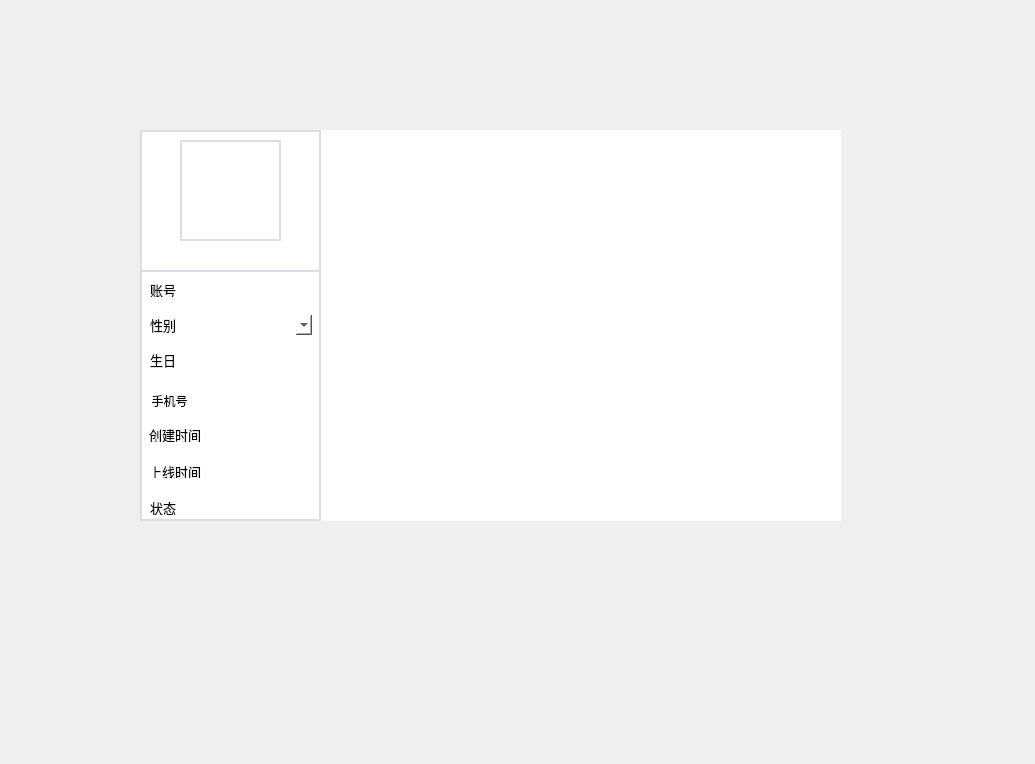
<?xml version="1.0" encoding="UTF-8"?>
<ui version="4.0">
 <class>PersonallnfoPageClass</class>
 <widget class="QWidget" name="PersonallnfoPageClass">
  <property name="geometry">
   <rect>
    <x>0</x>
    <y>0</y>
    <width>1035</width>
    <height>764</height>
   </rect>
  </property>
  <property name="windowTitle">
   <string>PersonallnfoPage</string>
  </property>
  <widget class="QWidget" name="Function_zone" native="true">
   <property name="geometry">
    <rect>
     <x>140</x>
     <y>130</y>
     <width>701</width>
     <height>391</height>
    </rect>
   </property>
   <property name="styleSheet">
    <string notr="true">background-color: rgb(255, 255, 255);</string>
   </property>
   <widget class="QToolButton" name="closeBtn">
    <property name="geometry">
     <rect>
      <x>675</x>
      <y>5</y>
      <width>21</width>
      <height>21</height>
     </rect>
    </property>
    <property name="styleSheet">
     <string notr="true">#closeBtn{
border:none;
	image: url(:/Resources/close.svg);
}
#closeBtn:hover{
	image: url(:/Resources/close_hover.svg);
}</string>
    </property>
    <property name="text">
     <string/>
    </property>
    <property name="iconSize">
     <size>
      <width>18</width>
      <height>18</height>
     </size>
    </property>
   </widget>
   <widget class="QWidget" name="Personal" native="true">
    <property name="geometry">
     <rect>
      <x>0</x>
      <y>0</y>
      <width>181</width>
      <height>391</height>
     </rect>
    </property>
    <property name="styleSheet">
     <string notr="true">border:2px solid rgb(220,220,230);</string>
    </property>
    <widget class="QWidget" name="user_data" native="true">
     <property name="geometry">
      <rect>
       <x>0</x>
       <y>140</y>
       <width>181</width>
       <height>251</height>
      </rect>
     </property>
     <property name="styleSheet">
      <string notr="true">#user_data{
	border:2px solid rgb(220,220,230);
}
#user_data .QPushButton{
	border:none;
	
}
#user_data .QLabel{
	border:none;
}</string>
     </property>
     <widget class="QLabel" name="label_8">
      <property name="geometry">
       <rect>
        <x>10</x>
        <y>10</y>
        <width>26</width>
        <height>17</height>
       </rect>
      </property>
      <property name="text">
       <string>&lt;html&gt;&lt;head/&gt;&lt;body&gt;&lt;p&gt;&lt;span style=&quot; font-size:10pt;&quot;&gt;账号&lt;/span&gt;&lt;/p&gt;&lt;/body&gt;&lt;/html&gt;</string>
      </property>
     </widget>
     <widget class="QLabel" name="user_name">
      <property name="geometry">
       <rect>
        <x>69</x>
        <y>9</y>
        <width>101</width>
        <height>20</height>
       </rect>
      </property>
      <property name="text">
       <string/>
      </property>
      <property name="alignment">
       <set>Qt::AlignmentFlag::AlignRight|Qt::AlignmentFlag::AlignTrailing|Qt::AlignmentFlag::AlignVCenter</set>
      </property>
     </widget>
     <widget class="QLabel" name="date_birth">
      <property name="geometry">
       <rect>
        <x>79</x>
        <y>82</y>
        <width>91</width>
        <height>20</height>
       </rect>
      </property>
      <property name="text">
       <string/>
      </property>
      <property name="alignment">
       <set>Qt::AlignmentFlag::AlignRight|Qt::AlignmentFlag::AlignTrailing|Qt::AlignmentFlag::AlignVCenter</set>
      </property>
     </widget>
     <widget class="QLabel" name="phone_number">
      <property name="geometry">
       <rect>
        <x>79</x>
        <y>119</y>
        <width>91</width>
        <height>20</height>
       </rect>
      </property>
      <property name="text">
       <string/>
      </property>
      <property name="alignment">
       <set>Qt::AlignmentFlag::AlignRight|Qt::AlignmentFlag::AlignTrailing|Qt::AlignmentFlag::AlignVCenter</set>
      </property>
     </widget>
     <widget class="QLabel" name="label_13">
      <property name="geometry">
       <rect>
        <x>9</x>
        <y>155</y>
        <width>52</width>
        <height>17</height>
       </rect>
      </property>
      <property name="text">
       <string>&lt;html&gt;&lt;head/&gt;&lt;body&gt;&lt;p&gt;&lt;span style=&quot; font-size:10pt;&quot;&gt;创建时间&lt;/span&gt;&lt;/p&gt;&lt;/body&gt;&lt;/html&gt;</string>
      </property>
     </widget>
     <widget class="QLabel" name="creation_time">
      <property name="geometry">
       <rect>
        <x>69</x>
        <y>155</y>
        <width>101</width>
        <height>20</height>
       </rect>
      </property>
      <property name="text">
       <string/>
      </property>
      <property name="alignment">
       <set>Qt::AlignmentFlag::AlignRight|Qt::AlignmentFlag::AlignTrailing|Qt::AlignmentFlag::AlignVCenter</set>
      </property>
     </widget>
     <widget class="QLabel" name="label_15">
      <property name="geometry">
       <rect>
        <x>9</x>
        <y>192</y>
        <width>52</width>
        <height>16</height>
       </rect>
      </property>
      <property name="text">
       <string>&lt;html&gt;&lt;head/&gt;&lt;body&gt;&lt;p&gt;&lt;span style=&quot; font-size:10pt;&quot;&gt;上线时间&lt;/span&gt;&lt;/p&gt;&lt;/body&gt;&lt;/html&gt;</string>
      </property>
     </widget>
     <widget class="QLabel" name="online_time">
      <property name="geometry">
       <rect>
        <x>69</x>
        <y>192</y>
        <width>101</width>
        <height>20</height>
       </rect>
      </property>
      <property name="text">
       <string/>
      </property>
      <property name="alignment">
       <set>Qt::AlignmentFlag::AlignRight|Qt::AlignmentFlag::AlignTrailing|Qt::AlignmentFlag::AlignVCenter</set>
      </property>
     </widget>
     <widget class="QLabel" name="label_7">
      <property name="geometry">
       <rect>
        <x>10</x>
        <y>228</y>
        <width>26</width>
        <height>17</height>
       </rect>
      </property>
      <property name="text">
       <string>&lt;html&gt;&lt;head/&gt;&lt;body&gt;&lt;p&gt;&lt;span style=&quot; font-size:10pt;&quot;&gt;状态&lt;/span&gt;&lt;/p&gt;&lt;/body&gt;&lt;/html&gt;</string>
      </property>
     </widget>
     <widget class="QLabel" name="user_state">
      <property name="geometry">
       <rect>
        <x>79</x>
        <y>228</y>
        <width>91</width>
        <height>20</height>
       </rect>
      </property>
      <property name="text">
       <string/>
      </property>
      <property name="alignment">
       <set>Qt::AlignmentFlag::AlignRight|Qt::AlignmentFlag::AlignTrailing|Qt::AlignmentFlag::AlignVCenter</set>
      </property>
     </widget>
     <widget class="QPushButton" name="phoneBtn">
      <property name="geometry">
       <rect>
        <x>9</x>
        <y>120</y>
        <width>41</width>
        <height>21</height>
       </rect>
      </property>
      <property name="styleSheet">
       <string notr="true">font: 10pt &quot;Microsoft YaHei UI&quot;;</string>
      </property>
      <property name="text">
       <string>手机号</string>
      </property>
     </widget>
     <widget class="QComboBox" name="genderBtn">
      <property name="geometry">
       <rect>
        <x>131</x>
        <y>45</y>
        <width>41</width>
        <height>20</height>
       </rect>
      </property>
      <property name="styleSheet">
       <string notr="true">border:none;</string>
      </property>
      <item>
       <property name="text">
        <string/>
       </property>
      </item>
      <item>
       <property name="text">
        <string>男</string>
       </property>
      </item>
      <item>
       <property name="text">
        <string>女</string>
       </property>
      </item>
     </widget>
     <widget class="QLabel" name="label">
      <property name="geometry">
       <rect>
        <x>10</x>
        <y>45</y>
        <width>31</width>
        <height>21</height>
       </rect>
      </property>
      <property name="text">
       <string>&lt;html&gt;&lt;head/&gt;&lt;body&gt;&lt;p&gt;&lt;span style=&quot; font-size:10pt;&quot;&gt;性别&lt;/span&gt;&lt;/p&gt;&lt;/body&gt;&lt;/html&gt;</string>
      </property>
     </widget>
     <widget class="ClickLabel" name="birth">
      <property name="geometry">
       <rect>
        <x>10</x>
        <y>80</y>
        <width>31</width>
        <height>21</height>
       </rect>
      </property>
      <property name="styleSheet">
       <string notr="true">border:none;</string>
      </property>
      <property name="text">
       <string>&lt;html&gt;&lt;head/&gt;&lt;body&gt;&lt;p&gt;&lt;span style=&quot; font-size:10pt;&quot;&gt;生日&lt;/span&gt;&lt;/p&gt;&lt;/body&gt;&lt;/html&gt;</string>
      </property>
     </widget>
    </widget>
    <widget class="QLineEdit" name="nick_name">
     <property name="geometry">
      <rect>
       <x>10</x>
       <y>110</y>
       <width>161</width>
       <height>25</height>
      </rect>
     </property>
     <property name="styleSheet">
      <string notr="true">border:none;</string>
     </property>
     <property name="alignment">
      <set>Qt::AlignmentFlag::AlignCenter</set>
     </property>
    </widget>
    <widget class="ClickLabel" name="avatar">
     <property name="geometry">
      <rect>
       <x>40</x>
       <y>10</y>
       <width>101</width>
       <height>101</height>
      </rect>
     </property>
     <property name="text">
      <string/>
     </property>
    </widget>
   </widget>
  </widget>
 </widget>
 <layoutdefault spacing="6" margin="11"/>
 <customwidgets>
  <customwidget>
   <class>ClickLabel</class>
   <extends>QLabel</extends>
   <header>Common/Widgets/ClickLabel.h</header>
  </customwidget>
 </customwidgets>
 <resources>
  <include location="../../Resource.qrc"/>
 </resources>
 <connections/>
</ui>
